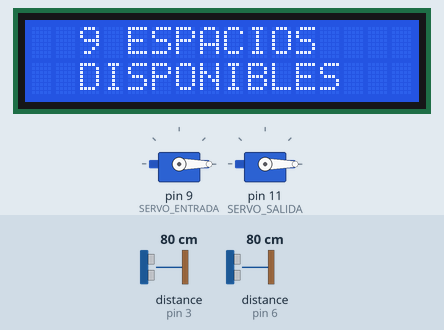
Recording of a sketch running on a simulated Arduino Uno, built with avr-gcc and run on an emulated ATmega328P. On the bench: 2 × servo, 16×2 character LCD. Wiring (inferred from the names in the program): 2 × ultrasonic range finder: trigger pin 4, echo pin 3 / trigger pin 7, echo pin 6. The test bench sets the inputs (shaded band); at power-on: distance to the obstacle (sensors on pin 3, pin 6) 80 cm. The echo pulse lasts 58.3 µs per cm.

Above: at 1.2 s.
1.3 s: distance to the obstacle (sensor on pin 3) set to 107 cm
2.8 s: distance to the obstacle (sensor on pin 3) set to 116 cm
At 4.2 s:
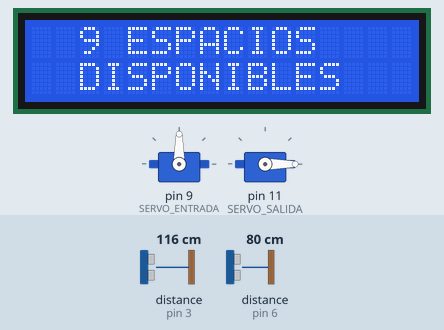
Timing chart, 0 to 5.8 s (numbered marks = the images above; inputs shaded):
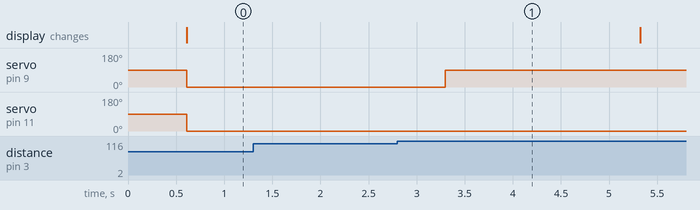

The sketch:

CODIGO_OFICIAL.ino
```cpp
#include <LiquidCrystal_I2C.h>
#include <Servo.h>

//--------DEFINIR CONSTANTES Y PINES---------------------

const short int TRIG_ENTRADA = 4;    // trigger en pin 4
const short int ECO_ENTRADA = 3;      // echo en pin 3

const short int TRIG_SALIDA = 7;    // trigger en pin 4
const short int ECO_SALIDA = 6;      // echo en pin 3

const short int SERVO_ENTRADA = 9;
const short int SERVO_SALIDA = 11;

//---------------CREAR OBJETOS----------------------------

Servo myServo_entrada;
Servo myServo_salida;
LiquidCrystal_I2C lcd(0x27,16,2);

//--------------------------------------------------------

int distancia_medida_cm(int trig,int eco,String tipo)
{
    int d,duracion;
    digitalWrite(trig, HIGH);
    delay(1);
    digitalWrite(trig, LOW);

    duracion = pulseIn(eco, HIGH);
    d = duracion / 58.2;

    return d;
}

short int espacios_totales = 9;
short int espacios_ocupados = 0;
bool bandera_entrada = false;
bool bandera_salida = false;
int contador_entrada = 0;
int contador_salida = 0;

void calcular_distancia_prender_led_servo(int d,int servo,class Servo &servomotor,bool &bandera, int &contador)
{
    if (d <= 110 && d >= 0){ //VARIA
        servomotor.write(0);
        bandera = true;

    }else{//NORMAL
        servomotor.write(90);
      if (bandera == true){
        bandera = false;
        contador++;
      }
      delay(2000);
    }
}

void mostrar_texto_LCD(int espacio_disponible){
  if (espacio_disponible > 0){
    lcd.clear();
    lcd.setCursor(0,0);
    lcd.print("  ");
    lcd.print(espacio_disponible);
    lcd.print(" ESPACIOS");
    lcd.setCursor (0,1);
    lcd.print("  DISPONIBLES  ");
  }else{
    lcd.clear();
    lcd.setCursor(0,0);
    lcd.print(">NO HAY ESPACIO<");
  }
}

//------------------------------------------------------------------------------------------------

void iniciar_LCD(){
  lcd.init();
  lcd.backlight();
  lcd.clear();
  lcd.display();
}

void setup()
{
    pinMode(TRIG_ENTRADA, OUTPUT);  // trigger como salida
    pinMode(ECO_ENTRADA, INPUT);    // echo como entrada

    pinMode(TRIG_SALIDA, OUTPUT);  // trigger como salida
    pinMode(ECO_SALIDA, INPUT);    // echo como entrada

    myServo_entrada.attach(SERVO_ENTRADA);
    myServo_salida.attach(SERVO_SALIDA);

    iniciar_LCD();

    Serial.begin(9600);     // inicializacion de comunicacion serial a 9600 bps
}

void loop()
{
    delay(500);
    short int distancia_medida_entrada = distancia_medida_cm(TRIG_ENTRADA,ECO_ENTRADA,"entrada");//delay(200);
    short int distancia_medida_salida = distancia_medida_cm(TRIG_SALIDA,ECO_SALIDA,"salida");//delay(200);
    if (espacios_ocupados != 9){
      calcular_distancia_prender_led_servo(distancia_medida_entrada,SERVO_ENTRADA,myServo_entrada,bandera_entrada,contador_entrada);
    }else{
      myServo_entrada.write(0);
    }
    calcular_distancia_prender_led_servo(distancia_medida_salida,SERVO_SALIDA,myServo_salida, bandera_salida, contador_salida);

    espacios_ocupados = contador_entrada - contador_salida;

    mostrar_texto_LCD(espacios_totales - espacios_ocupados);
}
```

Measured:
- the behaviour switches between 111 and 112 cm on distance to the obstacle (sensor on pin 3) (found by bisection; images 0 and 1)
- after the input at 1.3 s, every drawn part: stays the same
- after the input at 2.8 s, servo on pin 9 (SERVO_ENTRADA): 0° → 90° after 0.50 s
